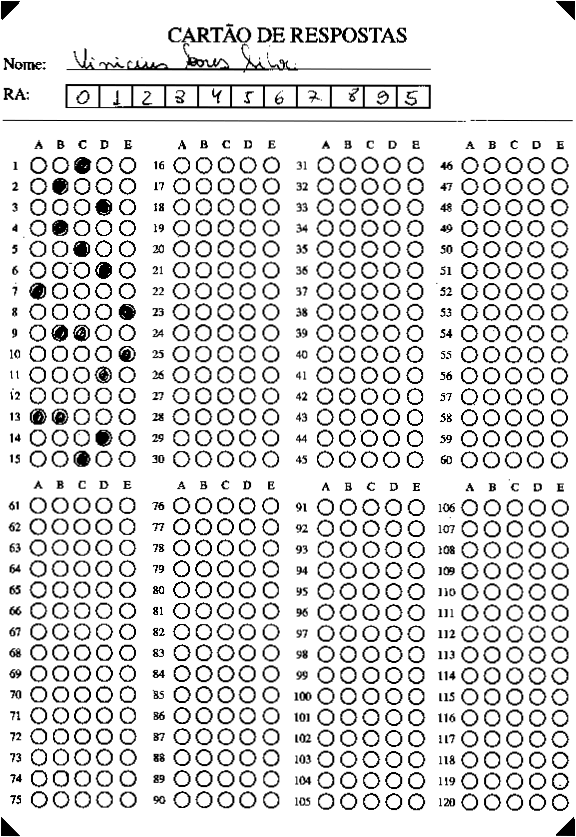
#> input picture experiments/warped.png, 576 x 837 px
$ jupyter execute --allow-errors experimentos_opencv.ipynb
#> lines starting #> are read from the running program, lines starting #| are printed output that depends on the picture; after the words box and inside, x2 and y2 are one past the last pixel; in counts of white or black regions, pixels touching at a corner belong together
[cell 1]
# https://docs.opencv.org/3.4/dd/d1a/group__imgproc__feature.html#ga47849c3be0d0406ad3ca45db65a25d2d

[cell 2]
# ! conda remove opencv
# ! conda install -c menpo opencv
# ! pip install --upgrade pip
# ! pip install opencv-contrib-python

[cell 3]
import cv2

import numpy as np
import matplotlib.pyplot as plt

[cell 4]
img = cv2.imread('experiments/warped.png',)
#> img is the input picture: shape (837, 576, 3); min 0, max 255, mean 220
img = cv2.cvtColor(img, cv2.COLOR_BGR2GRAY)
#> img: shape (837, 576)
height, width = img.shape
#> height = 837; width = 576

[cell 5]
factor = 0.5

height = int(height * factor)
#> height = 418
width = int(width * factor)
#> width = 288
min_circle_radius = int(20 * factor)
max_circle_radius = int(25 * factor)

[cell 6]
# n_height, n_width = int(width/factor), int(height/factor)
img = cv2.resize(img, (width, height))
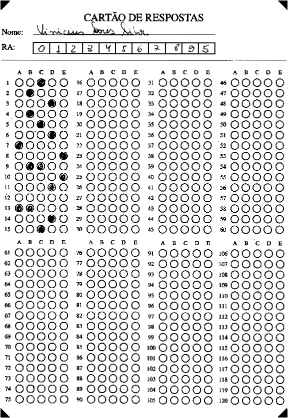
#> img: shape (418, 288); min 0, max 255, mean 219.9
_, img = cv2.threshold(img, 240, 255, cv2.THRESH_BINARY)
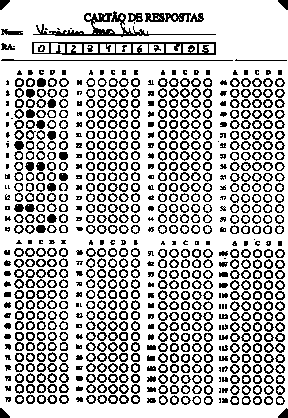
#> img: shape (418, 288); 72.6% white; black in thin lines or dots
# img = cv2.adaptiveThreshold(img,255,cv2.ADAPTIVE_THRESH_GAUSSIAN_C, cv2.THRESH_BINARY,11,2)

[cell 7]
# [6 lines of commented-out code are left out]

[cell 8]
# finding lines
import math
import numpy as np

dst = cv2.Canny(img, 300, 400, None, 3)
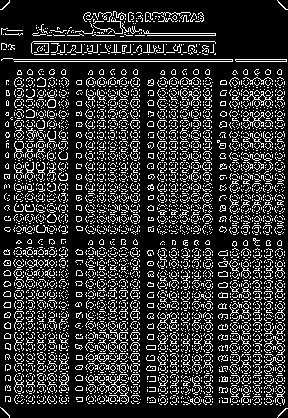
#> dst: shape (418, 288); 19.1% white in thin lines or dots
lines = cv2.HoughLines(
    image=dst,
    rho=1,
    theta=np.pi/2,
    threshold=210,
    min_theta=np.pi/2,
    max_theta=np.pi,
)
#> lines = [[59, 1.57], [61, 1.57]]
print(len(lines))
#| 2

colored = cv2.cvtColor(img, cv2.COLOR_GRAY2BGR)
#> colored: shape (418, 288, 3); 72.6% white; black in thin lines or dots
if lines is not None:
    for i in range(0, len(lines)):
        rho = lines[i][0][0]
        theta = lines[i][0][1]
        a = math.cos(theta)
        b = math.sin(theta)
        x0 = a * rho
        y0 = b * rho
        pt1 = (int(x0 + 1000*(-b)), int(y0 + 1000*(a)))
        pt2 = (int(x0 - 1000*(-b)), int(y0 - 1000*(a)))
# [7 lines of commented-out code are left out]
        cv2.line(colored, pt1, pt2, (0, 0, 255), 1, cv2.LINE_AA)
#> this loop made 2 passes
#> (rho, theta, a, b, x0, y0, pt1, pt2) on passes 1 to 2: (59, 1.57, -4.37e-08, 1, -2.58e-06, 59, (-1000, 58), (999, 59)), (61, 1.57, -4.37e-08, 1, -2.67e-06, 61, (-1000, 60), (999, 61))
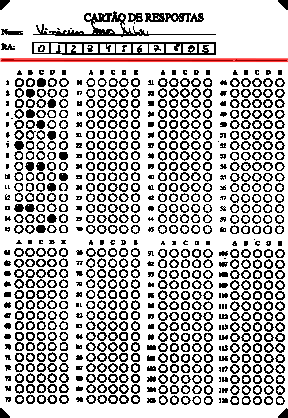
#> colored: shape (418, 288, 3); mean B, G, R 183.9, 183.9, 185.6


# cv2.imshow("modelo", colored)
# cv2.waitKey(0)
# cv2.destroyAllWindows()

[cell 9]
lines = [line[0][0] for line in lines]
#> lines = [59, 61]
lines = [line for line in lines if line <= height/3]
lines = sorted(lines, reverse=True)
#> lines = [61, 59]
divisor_line = int(lines[0])
#> divisor_line = 61

[cell 10]
divisor_line
#> Out = 61

[cell 11]
header = img[:divisor_line, :]
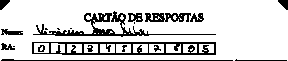
#> header: shape (61, 288); 82.5% white; black in thin lines or dots
content = img[divisor_line:, :]
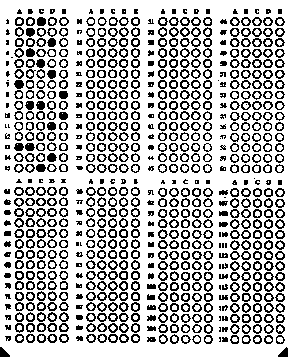
#> content: shape (357, 288); 70.9% white; black in thin lines or dots

[cell 12]
int((2*min_circle_radius) + (5*factor))

[cell 13]
circles = cv2.HoughCircles(
    image=content,
    method=cv2.HOUGH_GRADIENT,
    dp=1,
    minDist=int((2*min_circle_radius) + (5*factor)),
    param1=200,
    param2=7,
    minRadius=min_circle_radius,
    maxRadius=max_circle_radius
)
#> circles = 38 rows, first 8: [98.5, 311.5, 11.4], [104.5, 280.5, 11.4], [259.5, 47.5, 11.4], [123.5, 146.5, 11.4], [176.5, 26.5, 11.4], [176.5, 228.5, 11.4], [252.5, 90.5, 11.4], [123.5, 52.5, 11.3]
# print(circles)
print(circles.shape)
#| (1, 38, 3)
# content.shape
circles.shape[1]
#> Out = 38

[cell 14]
# [27 lines of commented-out code are left out]

[cell 15]
circles = np.round(circles[0, :]).astype("int")
#> circles = 38 rows, first 8: [98, 312, 11], [104, 280, 11], [260, 48, 11], [124, 146, 11], [176, 26, 11], [176, 228, 11], [252, 90, 11], [124, 52, 11]
circles = sorted(circles, key=lambda v: [v[0], v[1]])
#> circles = 38 items, first 6: [32, 162, 10], [34, 198, 10], [36, 58, 11], [52, 94, 11], [52, 126, 11], [58, 228, 11]

NUM_ROWS = 30

sorted_cols = []
for k in range(0, len(circles), NUM_ROWS):
    col = circles[k : k + NUM_ROWS]
    sorted_cols.extend(sorted(col, key=lambda v: v[1]))
#> this loop made 2 passes
#> k on pass 2: 30
#> after the loop, sorted_cols = 38 items, first 6: [126, 26, 11], [176, 26, 11], [242, 26, 11], [106, 38, 11], [198, 48, 10], [124, 52, 11]

circles = sorted_cols
#> circles has the same summary as sorted_cols

[cell 16]
min_circle_radius, max_circle_radius

[cell 17]
radii = [c[2] for c in circles]
#> radii = 38 values, max 11 at index 0, min 10 at index 4, mean 10.66
min(radii), max(radii)
#> Out = (10, 11)

[cell 18]
def points_in_circle_np(radius, x0=0, y0=0, ):
    x_ = np.arange(x0 - radius - 1, x0 + radius + 1, dtype=int)
    y_ = np.arange(y0 - radius - 1, y0 + radius + 1, dtype=int)
    x, y = np.where((x_[:,np.newaxis] - x0)**2 + (y_ - y0)**2 <= radius**2)
    # x, y = np.where((np.hypot((x_-x0)[:,np.newaxis], y_-y0)<= radius)) # alternative implementation
    for x, y in zip(x_[x], y_[y]):
        yield x, y

def points_mode_value(img, points):
    values = [img[y, x] for y, x in points]
    mode = max(set(values), key=values.count)
    return mode

[cell 19]
# [8 lines of commented-out code are left out]

[cell 20]
# criando sequencia da passagem vertical das questoes
# 1, ..., 15, 61, ..., 75, 16, ..., 30, ...
seq = []
q = 1
for _ in range(1, 121):
    seq.append(q)
    if q % 15 == 0:
        if q > 60:
            q -= 59
        else:
            q += 46
    else:
        q += 1

# dividindo sequencia em 4 grupos
# cada grupo é replicado em 5 vezes conseguintes, criando a sequencia final de 600 posicoes
nseq = []
for chunk in np.array_split(seq, 4):
    a = np.concatenate([chunk for _ in range(0, 5)])
    nseq += list(a)

# identificando alternativa a cada valor da sequencia
alt_i = 0
alt = "ABCDE"
for i in range(len(nseq)):
    nseq[i] = (nseq[i], alt[alt_i])

    if (i+1) % 30 == 0:
        if alt_i == 4:
            alt_i = 0
        else:
            alt_i += 1

[cell 21]
ans = {i: [] for i in range(1, 121)}

[cell 22]
img_colored = cv2.cvtColor(content, cv2.COLOR_GRAY2BGR)
#> img_colored: shape (357, 288, 3); 70.9% white; black in thin lines or dots

# circles = circles_sorted

if circles is not None:
    circles = np.uint16(np.around(circles))
#> circles = 38 rows, first 8: [126, 26, 11], [176, 26, 11], [242, 26, 11], [106, 38, 11], [198, 48, 10], [124, 52, 11], [36, 58, 11], [180, 66, 10]
    for cont, i in enumerate(circles, start=0):
        points = points_in_circle_np(x0=i[1], y0=i[0], radius=i[2])
        mode = points_mode_value(content, points)

        if mode == 255:
            cv2.circle(img_colored, (i[0], i[1]), i[2], (0, 0, 255), -1) # cv2.FILLED)
        else:
            cv2.circle(img_colored, (i[0], i[1]), i[2], (0, 255, 0), -1) # cv2.FILLED)
            ans[nseq[cont][0]].append(nseq[cont][1])

        cv2.putText(img_colored, str(cont+1), (i[0]-i[2], i[1]+i[2]), cv2.FONT_HERSHEY_SIMPLEX, 0.4, (0,0,0), 1, cv2.LINE_AA)
#> this loop made 38 passes
#> (i, mode) on passes 1 to 12: ([126, 26, 11], 255), ([176, 26, 11], 255), ([242, 26, 11], 255), ([106, 38, 11], 255), ([198, 48, 10], 255), ([124, 52, 11], 255), ([36, 58, 11], 0), ([180, 66, 10], 255), ([242, 70, 11], 255), ([52, 94, 11], 255), ([196, 94, 11], 255), ([124, 116, 11], 255)
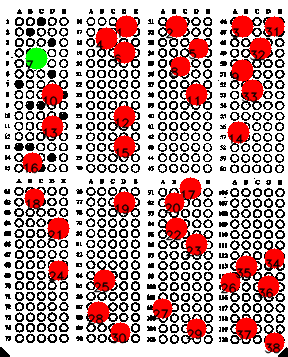
#> img_colored: shape (357, 288, 3); mean B, G, R 158.5, 159.4, 188.1


# for i in range(0, 67):
#     y, x, r = circles[0][i]
#     cv2.circle(img_colored, (y, x), r, (255, 0, 0), -1)


cv2.imwrite("out.png", img_colored)
#> Out = True

[cell 23]
cv2.imwrite("content.png", content)
#> Out = True

[cell 24]
# cv2.imshow("modelo", img_colored)
# cv2.waitKey(0)

# cv2.destroyAllWindows()

[cell 25]
from operator import itemgetter

ans = list(ans.items())
ans = sorted(ans, key=itemgetter(0))
# ans

[cell 26]
ans

[cell 27]
# img_colored = cv2.resize(img_colored, (423, 550))
cv2.imshow("modelo", img_colored)
cv2.waitKey(0)
cv2.destroyAllWindows()

## header

[cell 28]
# https://docs.opencv.org/2.4/modules/imgproc/doc/structural_analysis_and_shape_descriptors.html
# https://docs.opencv.org/master/d9/d8b/tutorial_py_contours_hierarchy.html

[cell 29]
header = img[:divisor_line, :]

[cell 30]
cv2.imshow("modelo", header)
cv2.waitKey(0)
cv2.destroyAllWindows()

[cell 31]
contours, hierarchy = cv2.findContours(header, cv2.RETR_CCOMP, cv2.CHAIN_APPROX_SIMPLE)
#> contours = 57 contours, 33 with area under 20; largest, box (x1, y1, x2, y2) and area: (0, 0, 288, 61) 16804, (31, 41, 217, 56) 2558, (32, 10, 217, 38) 1208, (164, 12, 192, 23) 212, (144, 12, 166, 23) 184
contours_area = []
# hie = [h for h in hierarchy[0] if h[2] == -1 and h[3] == 0]


header_colored = cv2.cvtColor(header, cv2.COLOR_GRAY2BGR)
#> header_colored: shape (61, 288, 3); 82.5% white; black in thin lines or dots
for contour in contours:
#     approx = contour
    peri = cv2.arcLength(contour, True)
    approx = cv2.approxPolyDP(contour, 0.04 * peri, True)
    contours_area.append((cv2.contourArea(approx), approx))
    if contours_area[-1][0] > 300 and contours_area[-1][0] < 1000:
        (x,y,w,h) = cv2.boundingRect(approx)
        cv2.rectangle(header_colored, (x,y), (x+w,y+h), (255,0,0), 2)
#> this loop made 57 passes
#> peri on passes 2, 3, 4, 5, 6, 8, 9, 11, 12, 14, 15, 16: 6.83, 10.24, 76.97, 64.97, 59.9, 33.8, 64.14, 26.14, 67.9, 32.97, 63.56, 58.49
#> (peri, approx) on passes 1, 7, 10, 13, 17, 19: (0, [[139, 50]]), (44, [[149, 44], [149, 52], [163, 52], [163, 44]]), (44, [[116, 44], [116, 52], [130, 52], [130, 44]]), (42, [[84, 44], [84, 52], [97, 52], [97, 44]]), (46, [[34, 43], [34, 52], [48, 52], [48, 43]]), (0, [[129, 33]])
#> after the loop, contours_area = 57 items

[cell 32]
cv2.imshow("modelo", header_colored)
cv2.waitKey(0)
cv2.destroyAllWindows()

[cell 33]
# hierarchy

[cell 34]
len(contours), len(contours_area)
#> Out = (57, 57)

[cell 35]
areas = sorted([a for a, c in contours_area], reverse=True)
#> areas = 57 values, max 15535 at index 0, min 0 at index 38, mean 307.2
contours_area = [ca for ca in contours_area if ca[0] > 600 and ca[0] < 1000]
#> contours_area = []

[cell 36]
areas[1:13]
#> Out = [209, 155.5, 126, 125.5, 112, 112, 104, 100, 91.5, 89, 82.5, 80]

[cell 37]
header_colored = cv2.cvtColor(header, cv2.COLOR_GRAY2BGR)
for _, cont in contours_area:
    (x,y,w,h) = cv2.boundingRect(approx)
    cv2.rectangle(header_colored, (x,y), (x+w,y+h), (255,0,0), 2)
#> this loop made 0 passes

[cell 38]
sorted(contours_area, reverse=True)[1:14]

#> (a cell that did not finish here is left out)

[cell 40]
header_colored = cv2.cvtColor(header, cv2.COLOR_GRAY2BGR)
#> (the rest of this cell did not finish here and is left out)

[cell 41]
cv2.imshow("modelo", header_colored)
cv2.waitKey(0)
cv2.destroyAllWindows()

[cell 42]
from sklearn.cluster import KMeans

areas = np.array(contours_area).reshape(-1, 1)
#> areas = empty array
# areas
